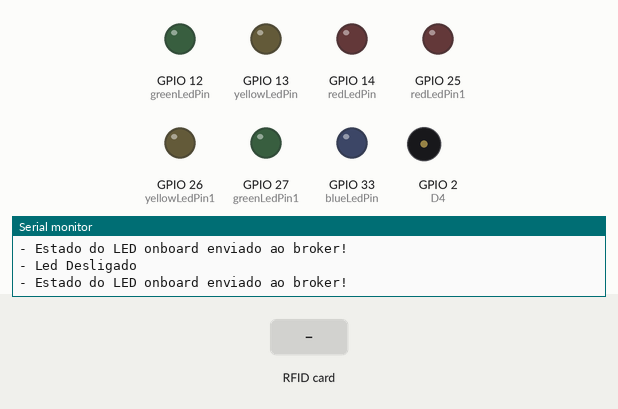
Simulated run of this sketch. Board: ESP32. On the bench: output pins drawn as LEDs (lit = HIGH), buzzer (waves = sounding), the last lines printed to the serial monitor. The test bench sets the inputs (shaded band). WiFi joins after 1.5 s; servers stay silent unless stated; no MQTT or app messages arrive unless stated; pins used as bus, display or sensor lines are not drawn.

Above: at 9.9 s.
10.0 s: RFID card 13 ED 3D 13 held to the reader
At 11.5 s:
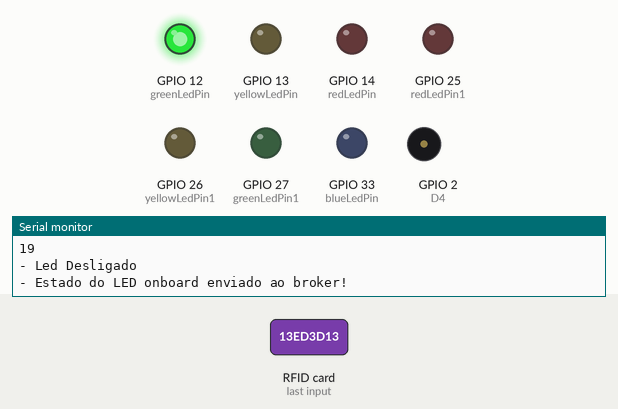
12.3 s: RFID card 13 ED 3D 13 held to the reader
At 14.7 s:
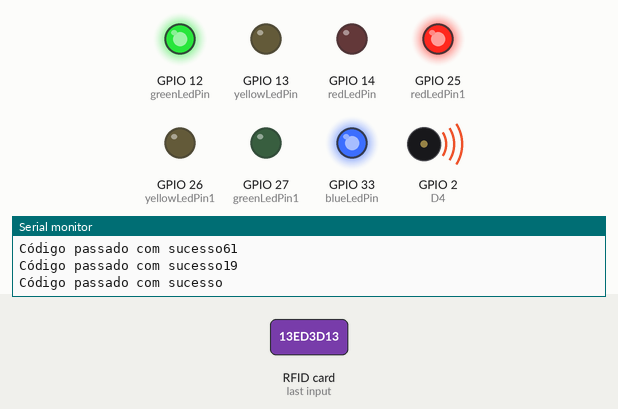
At 19.7 s:
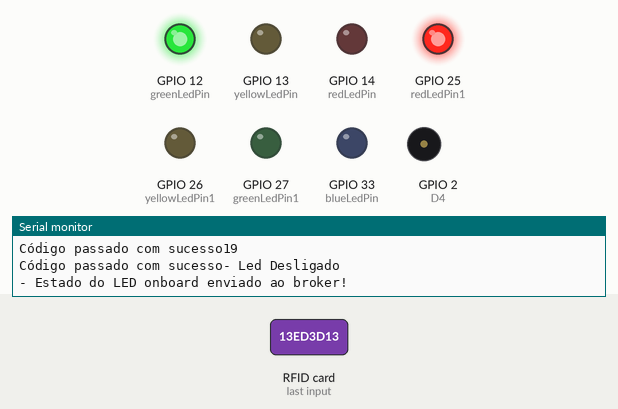
Timing chart, 0 to 35.6 s (numbered marks = the images above; inputs shaded):
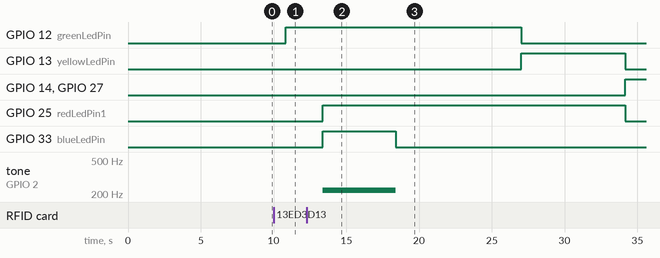

Measured:
- after the input at 10.0 s, GPIO 12 (greenLedPin): LOW → HIGH after 0.85 s
- after the input at 12.3 s, GPIO 25 (redLedPin1): LOW → HIGH after 1.1 s instead of 17.3 s; GPIO 26 (yellowLedPin1): stays LOW (without the input it goes to HIGH after 16.3 s); GPIO 33 (blueLedPin): LOW → HIGH after 1.1 s, → LOW 5.0 s later; tone on GPIO 2 (D4): silent → 220 Hz after 1.1 s, → silent 5.0 s later

The sketch:

codigoSPRINT4.ino
```cpp
#include <SPI.h>
#include <MFRC522.h>
#include <WiFi.h>
#include <PubSubClient.h> // Importa a Biblioteca PubSubClient

//defines:
//defines de id mqtt e tópicos para publicação e subscribe denominado TEF(Telemetria e Monitoramento de Equipamentos)
#define TOPICO_SUBSCRIBE    "/TEF/Rfid008/cmd"        //tópico MQTT de escuta
#define TOPICO_PUBLISH      "/TEF/Rfid008/attrs"      //tópico MQTT de envio de informações para Broker
#define TOPICO_PUBLISH_2    "/TEF/Rfid008/attrs/i"    //tópico MQTT de envio de informações para Broker
                                                      //IMPORTANTE: recomendamos fortemente alterar os nomes
                                                      //            desses tópicos. Caso contrário, há grandes
                                                      //            chances de você controlar e monitorar o ESP32
                                                      //            de outra pessoa.
#define ID_MQTT  "fiware_Rfid_008"      //id mqtt (para identificação de sessão)
                                 //IMPORTANTE: este deve ser único no broker (ou seja,
                                 //            se um client MQTT tentar entrar com o mesmo
                                 //            id de outro já conectado ao broker, o broker
                                 //            irá fechar a conexão de um deles).
                                 // o valor "n" precisa ser único!
int buzzer = 2;
const int RST_PIN = 22;  // Pino de reset do MFRC522
const int SS_PIN = 21;   // Pino de seleção do escravo do MFRC522
const int greenLedPin = 12;  // Pino do LED verde
const int yellowLedPin = 13; // Pino do LED amarelo
const int redLedPin = 14;    // Pino do LED vermelho
const int greenLedPin1 = 27;  // Pino do LED verde
const int yellowLedPin1 = 26; // Pino do LED amarelo
const int redLedPin1 = 25; // Pino do LED vermelho
const int blueLedPin = 33;
// Servos

MFRC522 mfrc522(SS_PIN, RST_PIN);  // Crie uma instância do MFRC522

// Servos
   // Crie uma instância do Servo_ESP32

byte predefinidoUID[] = {0x13, 0xED, 0x3D, 0x13};
byte uid[4];

// WIFI
const char* SSID = "FIAP-IBM"; // SSID / nome da rede WI-FI que deseja se conectar
const char* PASSWORD = "Challenge@23!"; // Senha da rede WI-FI que deseja se conectar

// MQTT
const char* BROKER_MQTT = "46.17.108.113"; //URL do broker MQTT que se deseja utilizar
int BROKER_PORT = 1883; // Porta do Broker MQTT

int D4 = 2;

//Variáveis e objetos globais
WiFiClient espClient; // Cria o objeto espClient
PubSubClient MQTT(espClient); // Instancia o Cliente MQTT passando o objeto espClient
char EstadoSaida = '0';  //variável que armazena o estado atual da saída

//Prototypes
void initSerial();
void initWiFi();
void initMQTT();
void reconectWiFi();
void mqtt_callback(char* topic, byte* payload, unsigned int length);
void VerificaConexoesWiFIEMQTT(void);
void InitOutput(void);


/*
 *  Implementações das funções
 */
void setup()
{
    Serial.begin(9600);
    // meu código
    pinMode(2, OUTPUT);
    SPI.begin();          // Inicialize o barramento SPI
    mfrc522.PCD_Init();   // Inicialize o MFRC522
    mfrc522.PCD_DumpVersionToSerial();  // Mostre detalhes do leitor de cartão MFRC522
    Serial.println(F("Aproxime um cartão RFID..."));
    pinMode(greenLedPin, OUTPUT);  // Configure o pino do LED verde como saída
    pinMode(yellowLedPin, OUTPUT);  // Configure o pino do LED verde como saída
    pinMode(redLedPin, OUTPUT);  // Configure o pino do LED verde como saída
    pinMode(greenLedPin1, OUTPUT);  // Configure o pino do LED verde como saída
    pinMode(yellowLedPin1, OUTPUT);  // Configure o pino do LED verde como saída
    pinMode(redLedPin1, OUTPUT);  // Configure o pino do LED verde como saída
    pinMode(blueLedPin, OUTPUT); // configura o pino do LED azul como saída
    digitalWrite(greenLedPin, LOW);  // Desligue o LED verde no início
    digitalWrite(yellowLedPin, LOW);  // Desligue o LED verde no início
    digitalWrite(redLedPin, LOW);    // Desligue o LED vermelho no início
    digitalWrite(greenLedPin1, LOW);  // Desligue o LED verde no início
    digitalWrite(yellowLedPin1, LOW);  // Desligue o LED verde no início
    digitalWrite(redLedPin1, LOW);    // Desligue o LED vermelho no início
    digitalWrite(blueLedPin, LOW);


    while (!Serial);

    //inicializações:
    InitOutput();
    initSerial();
    initWiFi();
    initMQTT();
    delay(5000);
    MQTT.publish(TOPICO_PUBLISH, "s|on");
}

//Função: inicializa comunicação serial com baudrate 115200 (para fins de monitorar no terminal serial
//        o que está acontecendo.
//Parâmetros: nenhum
//Retorno: nenhum
void initSerial()
{
    Serial.begin(115200);
}

//Função: inicializa e conecta-se na rede WI-FI desejada
//Parâmetros: nenhum
//Retorno: nenhum
void initWiFi()
{
    delay(10);
    Serial.println("------Conexao WI-FI------");
    Serial.print("Conectando-se na rede: ");
    Serial.println(SSID);
    Serial.println("Aguarde");

    reconectWiFi();
}

//Função: inicializa parâmetros de conexão MQTT(endereço do
//        broker, porta e seta função de callback)
//Parâmetros: nenhum
//Retorno: nenhum
void initMQTT()
{
    MQTT.setServer(BROKER_MQTT, BROKER_PORT);   //informa qual broker e porta deve ser conectado
    MQTT.setCallback(mqtt_callback);            //atribui função de callback (função chamada quando qualquer informação de um dos tópicos subescritos chega)
}

//Função: função de callback
//        esta função é chamada toda vez que uma informação de
//        um dos tópicos subescritos chega)
//Parâmetros: nenhum
//Retorno: nenhum
void mqtt_callback(char* topic, byte* payload, unsigned int length)
{
    String msg;

    //obtem a string do payload recebido
    for(int i = 0; i < length; i++)
    {
       char c = (char)payload[i];
       msg += c;
    }

    Serial.print("- Mensagem recebida: ");
    Serial.println(msg);

    //toma ação dependendo da string recebida:
    //verifica se deve colocar nivel alto de tensão na saída D0:
    //IMPORTANTE: o Led já contido na placa é acionado com lógica invertida (ou seja,
    //enviar HIGH para o output faz o Led apagar / enviar LOW faz o Led acender)
    if (msg.equals("lamp001@on|"))
    {
        digitalWrite(D4, HIGH);
        EstadoSaida = '1';
    }

    //verifica se deve colocar nivel alto de tensão na saída D0:
    if (msg.equals("lamp001@off|"))
    {
        digitalWrite(D4, LOW);
        EstadoSaida = '0';
    }

}

//Função: reconecta-se ao broker MQTT (caso ainda não esteja conectado ou em caso de a conexão cair)
//        em caso de sucesso na conexão ou reconexão, o subscribe dos tópicos é refeito.
//Parâmetros: nenhum
//Retorno: nenhum
void reconnectMQTT()
{
    while (!MQTT.connected())
    {
        Serial.print("* Tentando se conectar ao Broker MQTT: ");
        Serial.println(BROKER_MQTT);
        if (MQTT.connect(ID_MQTT))
        {
            Serial.println("Conectado com sucesso ao broker MQTT!");
            MQTT.subscribe(TOPICO_SUBSCRIBE);
        }
        else
        {
            Serial.println("Falha ao reconectar no broker.");
            Serial.println("Havera nova tentatica de conexao em 2s");
            delay(2000);
        }
    }
}

//Função: reconecta-se ao WiFi
//Parâmetros: nenhum
//Retorno: nenhum
void reconectWiFi()
{
    //se já está conectado a rede WI-FI, nada é feito.
    //Caso contrário, são efetuadas tentativas de conexão
    if (WiFi.status() == WL_CONNECTED)
        return;

    WiFi.begin(SSID, PASSWORD); // Conecta na rede WI-FI

    while (WiFi.status() != WL_CONNECTED)
    {
        delay(100);
        Serial.print(".");
    }

    Serial.println();
    Serial.print("Conectado com sucesso na rede ");
    Serial.print(SSID);
    Serial.println("IP obtido: ");
    Serial.println(WiFi.localIP());
}

//Função: verifica o estado das conexões WiFI e ao broker MQTT.
//        Em caso de desconexão (qualquer uma das duas), a conexão
//        é refeita.
//Parâmetros: nenhum
//Retorno: nenhum
void VerificaConexoesWiFIEMQTT(void)
{
    if (!MQTT.connected())
        reconnectMQTT(); //se não há conexão com o Broker, a conexão é refeita

     reconectWiFi(); //se não há conexão com o WiFI, a conexão é refeita
}

//Função: envia ao Broker o estado atual do output
//Parâmetros: nenhum
//Retorno: nenhum
void EnviaEstadoOutputMQTT(void)
{
    if (EstadoSaida == '1')
    {
      MQTT.publish(TOPICO_PUBLISH, "s|on");
      Serial.println("- Led Ligado");
    }
    if (EstadoSaida == '0')
    {
      MQTT.publish(TOPICO_PUBLISH, "s|off");
      Serial.println("- Led Desligado");
    }
    Serial.println("- Estado do LED onboard enviado ao broker!");
    delay(1000);
}

//Função: inicializa o output em nível lógico baixo
//Parâmetros: nenhum
//Retorno: nenhum
void InitOutput(void)
{
    //IMPORTANTE: o Led já contido na placa é acionado com lógica invertida (ou seja,
    //enviar HIGH para o output faz o Led apagar / enviar LOW faz o Led acender)
    pinMode(D4, OUTPUT);
    digitalWrite(D4, HIGH);

    boolean toggle = false;

    for(int i = 0; i <= 10; i++)
    {
        toggle = !toggle;
        digitalWrite(D4,toggle);
        delay(200);
    }
}
 // Programação dos semáforos
 void semafaro1(){


  digitalWrite(greenLedPin, HIGH);
  digitalWrite(yellowLedPin, LOW);
  digitalWrite(redLedPin, LOW);
  leitura();
  delay(500);
  leitura();
  delay(500);
  leitura();
  delay(500);
  leitura();
  delay(500);
  leitura();
  delay(500);
  leitura();

  digitalWrite(greenLedPin, LOW);
  digitalWrite(yellowLedPin, HIGH);
  digitalWrite(redLedPin, LOW);
  leitura();
  delay(500);
  leitura();
  delay(500);
  leitura();
  delay(500);
  leitura();
  delay(500);
  leitura();

  digitalWrite(greenLedPin, LOW);
  digitalWrite(yellowLedPin, LOW);
  digitalWrite(redLedPin, HIGH);
  semafaro2();
  delay(500);
  leitura();
  delay(500);
  leitura();
  delay(500);
  leitura();
  delay(500);
  leitura();
  delay(500);
  leitura();
  delay(500);


  }
void semafaro2 (){
  while(digitalRead(redLedPin) == HIGH){
  	digitalWrite(greenLedPin1, HIGH);
	  digitalWrite(yellowLedPin1, LOW);
    digitalWrite(redLedPin1, LOW);
  	delay(2000);

    digitalWrite(greenLedPin1, LOW);
    digitalWrite(yellowLedPin1, HIGH);
    digitalWrite(redLedPin1, LOW);
  	delay(1000);

    digitalWrite(greenLedPin1, LOW);
    digitalWrite(yellowLedPin1, LOW);
    digitalWrite(redLedPin1, HIGH);
    semafaro1();
  	delay(1500);
  }
}

void leitura(){

  bool compareUID(byte* uid1, byte* uid2);
  char msgBuffer[12];
  // Verifique se há um novo cartão presente

  //garante funcionamento das conexões WiFi e ao broker MQTT
  VerificaConexoesWiFIEMQTT();

    //envia o status de todos os outputs para o Broker no protocolo esperado
  EnviaEstadoOutputMQTT();

  if (!mfrc522.PICC_IsNewCardPresent()) {
    return;
  }

  // Selecione um dos cartões
  if (!mfrc522.PICC_ReadCardSerial()) {
    return;
  }


  // Obtenha o UID do cartão lido
  for (byte i = 0; i < 4; i++) {
    uid[i] = mfrc522.uid.uidByte[i];
    Serial.println(uid[i]);
    char msgBuffer[12]; // Declare a variável msgBuffer com tamanho suficiente para a conversão
    sprintf(msgBuffer, "%02X%02X%02X%02X", uid[0], uid[1], uid[2], uid[3]);
    MQTT.publish(TOPICO_PUBLISH_2,msgBuffer);
    Serial.print("Código passado com sucesso");
    MQTT.loop();
  }

  if (compareUID(uid, predefinidoUID)) {
    // Se os UIDs coincidirem, acenda o LED verde
    tone(2, 220, 5000);
    digitalWrite(greenLedPin, HIGH);
    digitalWrite(yellowLedPin, LOW);
    digitalWrite(redLedPin, LOW);
    digitalWrite(greenLedPin1, LOW);
    digitalWrite(yellowLedPin1, LOW);
    digitalWrite(redLedPin1, HIGH);
    digitalWrite(blueLedPin, HIGH);
    delay(5000);
    digitalWrite(blueLedPin, LOW);
    semafaro1();
  }else {
    // Se os UIDs não coincidirem, acenda o LED vermelho
    // digitalWrite(redLedPin, HIGH);
    // delay(1000);  // Mantenha o LED vermelho aceso por 1 segundo
    // digitalWrite(redLedPin, LOW);  // Desligue o LED vermelho
  }

    // Aguarde um momento antes de procurar outro cartão
    delay(1000);


}


//programa principal
void loop()
{

    char msgBuffer[12]; // Declare a variável msgBuffer com tamanho suficiente para a conversão

    //garante funcionamento das conexões WiFi e ao broker MQTT
    VerificaConexoesWiFIEMQTT();

    //envia o status de todos os outputs para o Broker no protocolo esperado
    EnviaEstadoOutputMQTT();


    // Verifique se há um novo cartão presente
  if (!mfrc522.PICC_IsNewCardPresent()) {
    return;
  }

  // Selecione um dos cartões
  if (!mfrc522.PICC_ReadCardSerial()) {
    return;
  }


  // Obtenha o UID do cartão lido
  for (byte i = 0; i < 4; i++) {
    uid[i] = mfrc522.uid.uidByte[i];
    Serial.println(uid[i]);
    char msgBuffer[12]; // Declare a variável msgBuffer com tamanho suficiente para a conversão
  }
  semafaro1();

  // // Compare o UID do cartão com o UID predefinido
  // if (compareUID(uid, predefinidoUID)) {
  //   // Se os UIDs coincidirem, acenda o LED verde
  //   digitalWrite(greenLedPin, HIGH);
  //   digitalWrite(yellowLedPin, LOW);
  //   digitalWrite(redLedPin, LOW);
  //   digitalWrite(greenLedPin1, LOW);
  //   digitalWrite(yellowLedPin1, LOW);
  //   digitalWrite(redLedPin1, HIGH);
  //   digitalWrite(blueLedPin, HIGH);
  //   delay(5000);
  //   digitalWrite(blueLedPin, LOW);
  //   semafaro1();
  // } else {
  //   // Se os UIDs não coincidirem, acenda o LED vermelho
  //   // digitalWrite(redLedPin, HIGH);
  //   // delay(1000);  // Mantenha o LED vermelho aceso por 1 segundo
  //   // digitalWrite(redLedPin, LOW);  // Desligue o LED vermelho
  // }


  // sprintf(msgBuffer, "%02X%02X%02X%02X", uid[0], uid[1], uid[2], uid[3]);
  // MQTT.publish(TOPICO_PUBLISH_2,msgBuffer);
  // MQTT.loop();
  // }
}
// Função para comparar dois arrays de bytes (UIDs)
bool compareUID(byte* uid1, byte* uid2) {
  for (int i = 0; i < 4; i++) {
    if (uid1[i] != uid2[i]) {
      return false;  // Os UIDs não coincidem
    }
  }
  return true;  // Os UIDs coincidem
}
```
